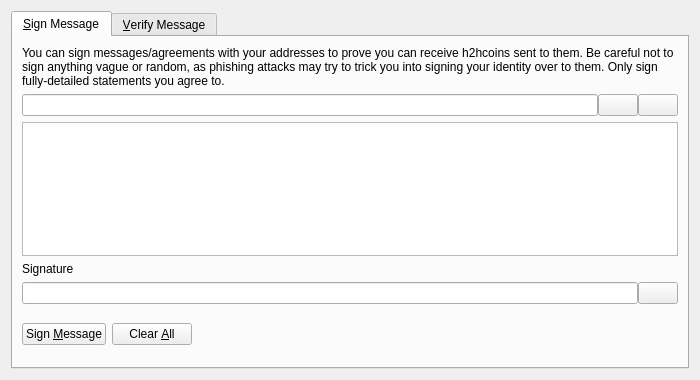
<?xml version="1.0" encoding="UTF-8"?>
<ui version="4.0">
 <class>SignVerifyMessageDialog</class>
 <widget class="QDialog" name="SignVerifyMessageDialog">
  <property name="geometry">
   <rect>
    <x>0</x>
    <y>0</y>
    <width>700</width>
    <height>380</height>
   </rect>
  </property>
  <property name="windowTitle">
   <string>Signatures - Sign / Verify a Message</string>
  </property>
  <property name="modal">
   <bool>true</bool>
  </property>
  <layout class="QVBoxLayout" name="verticalLayout">
   <item>
    <widget class="QTabWidget" name="tabWidget">
     <property name="currentIndex">
      <number>0</number>
     </property>
     <widget class="QWidget" name="tabSignMessage">
      <attribute name="title">
       <string>&amp;Sign Message</string>
      </attribute>
      <layout class="QVBoxLayout" name="verticalLayout_SM">
       <item>
        <widget class="QLabel" name="infoLabel_SM">
         <property name="text">
          <string>You can sign messages/agreements with your addresses to prove you can receive h2hcoins sent to them. Be careful not to sign anything vague or random, as phishing attacks may try to trick you into signing your identity over to them. Only sign fully-detailed statements you agree to.</string>
         </property>
         <property name="textFormat">
          <enum>Qt::PlainText</enum>
         </property>
         <property name="wordWrap">
          <bool>true</bool>
         </property>
        </widget>
       </item>
       <item>
        <layout class="QHBoxLayout" name="horizontalLayout_1_SM">
         <property name="spacing">
          <number>0</number>
         </property>
         <item>
          <widget class="QValidatedLineEdit" name="addressIn_SM">
           <property name="toolTip">
            <string>The H2hcoin address to sign the message with</string>
           </property>
          </widget>
         </item>
         <item>
          <widget class="QPushButton" name="addressBookButton_SM">
           <property name="toolTip">
            <string>Choose previously used address</string>
           </property>
           <property name="text">
            <string/>
           </property>
           <property name="icon">
            <iconset resource="../h2hcoin.qrc">
             <normaloff>:/icons/address-book</normaloff>:/icons/address-book</iconset>
           </property>
           <property name="shortcut">
            <string>Alt+A</string>
           </property>
           <property name="autoDefault">
            <bool>false</bool>
           </property>
          </widget>
         </item>
         <item>
          <widget class="QPushButton" name="pasteButton_SM">
           <property name="toolTip">
            <string>Paste address from clipboard</string>
           </property>
           <property name="text">
            <string/>
           </property>
           <property name="icon">
            <iconset resource="../h2hcoin.qrc">
             <normaloff>:/icons/editpaste</normaloff>:/icons/editpaste</iconset>
           </property>
           <property name="shortcut">
            <string>Alt+P</string>
           </property>
           <property name="autoDefault">
            <bool>false</bool>
           </property>
          </widget>
         </item>
        </layout>
       </item>
       <item>
        <widget class="QPlainTextEdit" name="messageIn_SM">
         <property name="toolTip">
          <string>Enter the message you want to sign here</string>
         </property>
        </widget>
       </item>
       <item>
        <widget class="QLabel" name="signatureLabel_SM">
         <property name="text">
          <string>Signature</string>
         </property>
         <property name="textFormat">
          <enum>Qt::PlainText</enum>
         </property>
        </widget>
       </item>
       <item>
        <layout class="QHBoxLayout" name="horizontalLayout_2_SM">
         <property name="spacing">
          <number>0</number>
         </property>
         <item>
          <widget class="QLineEdit" name="signatureOut_SM">
           <property name="font">
            <font>
             <italic>true</italic>
            </font>
           </property>
           <property name="readOnly">
            <bool>true</bool>
           </property>
          </widget>
         </item>
         <item>
          <widget class="QPushButton" name="copySignatureButton_SM">
           <property name="toolTip">
            <string>Copy the current signature to the system clipboard</string>
           </property>
           <property name="text">
            <string/>
           </property>
           <property name="icon">
            <iconset resource="../h2hcoin.qrc">
             <normaloff>:/icons/editcopy</normaloff>:/icons/editcopy</iconset>
           </property>
           <property name="autoDefault">
            <bool>false</bool>
           </property>
          </widget>
         </item>
        </layout>
       </item>
       <item>
        <layout class="QHBoxLayout" name="horizontalLayout_3_SM">
         <item>
          <widget class="QPushButton" name="signMessageButton_SM">
           <property name="toolTip">
            <string>Sign the message to prove you own this H2hcoin address</string>
           </property>
           <property name="text">
            <string>Sign &amp;Message</string>
           </property>
           <property name="icon">
            <iconset resource="../h2hcoin.qrc">
             <normaloff>:/icons/edit</normaloff>:/icons/edit</iconset>
           </property>
           <property name="autoDefault">
            <bool>false</bool>
           </property>
          </widget>
         </item>
         <item>
          <widget class="QPushButton" name="clearButton_SM">
           <property name="toolTip">
            <string>Reset all sign message fields</string>
           </property>
           <property name="text">
            <string>Clear &amp;All</string>
           </property>
           <property name="icon">
            <iconset resource="../h2hcoin.qrc">
             <normaloff>:/icons/remove</normaloff>:/icons/remove</iconset>
           </property>
           <property name="autoDefault">
            <bool>false</bool>
           </property>
          </widget>
         </item>
         <item>
          <spacer name="horizontalSpacer_1_SM">
           <property name="orientation">
            <enum>Qt::Horizontal</enum>
           </property>
           <property name="sizeHint" stdset="0">
            <size>
             <width>40</width>
             <height>48</height>
            </size>
           </property>
          </spacer>
         </item>
         <item>
          <widget class="QLabel" name="statusLabel_SM">
           <property name="font">
            <font>
             <weight>75</weight>
             <bold>true</bold>
            </font>
           </property>
           <property name="text">
            <string/>
           </property>
           <property name="wordWrap">
            <bool>true</bool>
           </property>
          </widget>
         </item>
         <item>
          <spacer name="horizontalSpacer_2_SM">
           <property name="orientation">
            <enum>Qt::Horizontal</enum>
           </property>
           <property name="sizeHint" stdset="0">
            <size>
             <width>40</width>
             <height>48</height>
            </size>
           </property>
          </spacer>
         </item>
        </layout>
       </item>
      </layout>
     </widget>
     <widget class="QWidget" name="tabVerifyMessage">
      <attribute name="title">
       <string>&amp;Verify Message</string>
      </attribute>
      <layout class="QVBoxLayout" name="verticalLayout_VM">
       <item>
        <widget class="QLabel" name="infoLabel_VM">
         <property name="text">
          <string>Enter the receiver's address, message (ensure you copy line breaks, spaces, tabs, etc. exactly) and signature below to verify the message. Be careful not to read more into the signature than what is in the signed message itself, to avoid being tricked by a man-in-the-middle attack. Note that this only proves the signing party receives with the address, it cannot prove sendership of any transaction!</string>
         </property>
         <property name="textFormat">
          <enum>Qt::PlainText</enum>
         </property>
         <property name="alignment">
          <set>Qt::AlignLeading|Qt::AlignLeft|Qt::AlignTop</set>
         </property>
         <property name="wordWrap">
          <bool>true</bool>
         </property>
        </widget>
       </item>
       <item>
        <layout class="QHBoxLayout" name="horizontalLayout_1_VM">
         <property name="spacing">
          <number>0</number>
         </property>
         <item>
          <widget class="QValidatedLineEdit" name="addressIn_VM">
           <property name="toolTip">
            <string>The H2hcoin address the message was signed with</string>
           </property>
          </widget>
         </item>
         <item>
          <widget class="QPushButton" name="addressBookButton_VM">
           <property name="toolTip">
            <string>Choose previously used address</string>
           </property>
           <property name="text">
            <string/>
           </property>
           <property name="icon">
            <iconset resource="../h2hcoin.qrc">
             <normaloff>:/icons/address-book</normaloff>:/icons/address-book</iconset>
           </property>
           <property name="shortcut">
            <string>Alt+A</string>
           </property>
           <property name="autoDefault">
            <bool>false</bool>
           </property>
          </widget>
         </item>
        </layout>
       </item>
       <item>
        <widget class="QPlainTextEdit" name="messageIn_VM"/>
       </item>
       <item>
        <widget class="QValidatedLineEdit" name="signatureIn_VM"/>
       </item>
       <item>
        <layout class="QHBoxLayout" name="horizontalLayout_2_VM">
         <item>
          <widget class="QPushButton" name="verifyMessageButton_VM">
           <property name="toolTip">
            <string>Verify the message to ensure it was signed with the specified H2hcoin address</string>
           </property>
           <property name="text">
            <string>Verify &amp;Message</string>
           </property>
           <property name="icon">
            <iconset resource="../h2hcoin.qrc">
             <normaloff>:/icons/transaction_0</normaloff>:/icons/transaction_0</iconset>
           </property>
           <property name="autoDefault">
            <bool>false</bool>
           </property>
          </widget>
         </item>
         <item>
          <widget class="QPushButton" name="clearButton_VM">
           <property name="toolTip">
            <string>Reset all verify message fields</string>
           </property>
           <property name="text">
            <string>Clear &amp;All</string>
           </property>
           <property name="icon">
            <iconset resource="../h2hcoin.qrc">
             <normaloff>:/icons/remove</normaloff>:/icons/remove</iconset>
           </property>
           <property name="autoDefault">
            <bool>false</bool>
           </property>
          </widget>
         </item>
         <item>
          <spacer name="horizontalSpacer_1_VM">
           <property name="orientation">
            <enum>Qt::Horizontal</enum>
           </property>
           <property name="sizeHint" stdset="0">
            <size>
             <width>40</width>
             <height>48</height>
            </size>
           </property>
          </spacer>
         </item>
         <item>
          <widget class="QLabel" name="statusLabel_VM">
           <property name="font">
            <font>
             <weight>75</weight>
             <bold>true</bold>
            </font>
           </property>
           <property name="text">
            <string/>
           </property>
           <property name="wordWrap">
            <bool>true</bool>
           </property>
          </widget>
         </item>
         <item>
          <spacer name="horizontalSpacer_2_VM">
           <property name="orientation">
            <enum>Qt::Horizontal</enum>
           </property>
           <property name="sizeHint" stdset="0">
            <size>
             <width>40</width>
             <height>48</height>
            </size>
           </property>
          </spacer>
         </item>
        </layout>
       </item>
      </layout>
     </widget>
    </widget>
   </item>
  </layout>
 </widget>
 <customwidgets>
  <customwidget>
   <class>QValidatedLineEdit</class>
   <extends>QLineEdit</extends>
   <header>qt/qvalidatedlineedit.h</header>
  </customwidget>
 </customwidgets>
 <resources>
  <include location="../h2hcoin.qrc"/>
 </resources>
 <connections/>
</ui>
